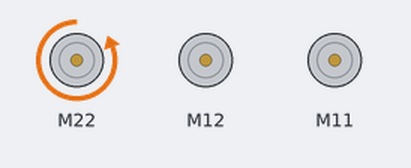
The sketch below on a simulated Arduino Uno, built with avr-gcc and run on an emulated ATmega328P. Parts: 3 × DC motor (green arrow = forward, orange = backward, longer = faster). What the sketch prints to the serial monitor is not drawn.

Above: at 0.1 s.
At 1.7 s:
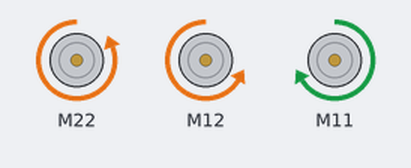
At 3.2 s:
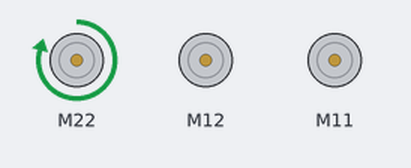
At 4.2 s:
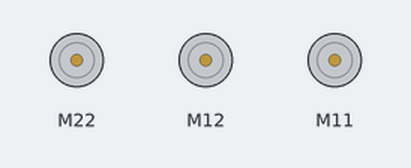
Timing chart, 0 to 9.6 s (numbered marks = the images above):
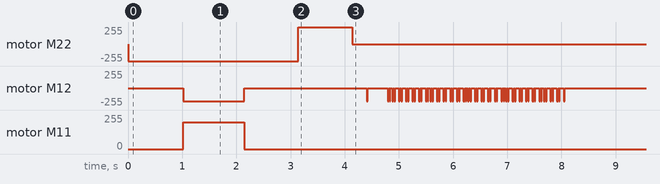

The sketch:

LineFollower.ino
```cpp
#include <MeMegaPi.h>
#include <Thread.h>

MeEncoderOnBoard rightMotor(SLOT1);
MeEncoderOnBoard leftMotor(SLOT2);
MeLineFollower lineSensor(PORT_6);
MeMegaPiDCMotor crane(PORT3B);
MeMegaPiDCMotor claw(PORT4B);

int startTime = 0;

bool shouldMove = false;
bool followLine = false;
bool runCorrections = true;

void isr_process_encoder1(void)
{
  if(digitalRead(rightMotor.getPortB()) == 0)
  {
    rightMotor.pulsePosMinus();
  }
  else
  {
    rightMotor.pulsePosPlus();;
  }
}

void isr_process_encoder2(void)
{
  if(digitalRead(leftMotor.getPortB()) == 0)
  {
    leftMotor.pulsePosMinus();
  }
  else
  {
    leftMotor.pulsePosPlus();
  }
}

void setup()
{
  attachInterrupt(rightMotor.getIntNum(), isr_process_encoder1, RISING);
  attachInterrupt(leftMotor.getIntNum(), isr_process_encoder2, RISING);
  Serial.begin(115200);

  //Set PWM 8KHz
  TCCR1A = _BV(WGM10);
  TCCR1B = _BV(CS11) | _BV(WGM12);

  TCCR2A = _BV(WGM21) | _BV(WGM20);
  TCCR2B = _BV(CS21);

  rightMotor.setPulse(9);
  leftMotor.setPulse(9);
  rightMotor.setRatio(39.267);
  leftMotor.setRatio(39.267);
  rightMotor.setPosPid(1.8,0,1.2);
  leftMotor.setPosPid(1.8,0,1.2);
  rightMotor.setSpeedPid(0.18,0,0);
  leftMotor.setSpeedPid(0.18,0,0);

  startTime = millis();

  //fwd 9.5 - 10
  claw.run(-255);
  delay(1000);
  moveForward(14);
  delay(1000);
  claw.run(250);
  delay(1000);
  claw.run(0);
  delay(10);
  runCorrections = false;
  while(!(lineSensor.readSensors() == S1_IN_S2_IN)) {
    rightMotor.setMotorPwm(200);
    leftMotor.setMotorPwm(200);
  }
  rightMotor.setMotorPwm(0);
  leftMotor.setMotorPwm(0);
  delay(250);
  //moveForward(9.5);
  followLine = true;
  shouldMove = true;
  runCorrections = true;
  //traverse the line
  /*delay(10);
  claw.run(-250);
  delay(10);
  claw.run(0);
  delay(10);*/
  reset();
}

void loop()
{
  if(!shouldMove) { return; }
  updateOdom();
  updateFollower();
  updateHeading();
  updateMotorSpeeds();

  rightMotor.loop();
  leftMotor.loop();
}

float wheelDiameter = 2.5;
float wheelBase = 6.5;
float pi = 3.141592653589798;
float turnSpeed = 10.0; //multiplier for turning speed modifications
int driveSpeed = 200;
int realDriveSpeed = 200;
float realTurnSpeed = 6.0;

float leftDistance = 0;
float rightDistance = 0;
float headingRad = 0;
float heading = 0;
float generalDesiredHeading = 0; //the general direction the robot goes disregarding oscillations
float desiredHeading = 0; //the heading that the robot will always be trying to point to

int lmotorSpeed = 0;
int rmotorSpeed = 0;

int lmotorTurnSpeed = 0;
int rmotorTurnSpeed = 0;

float prevHeading = 0;
float prevLeftDistance = 0;
float prevRightDistance = 0;

int whiteTimer = 1000000000;

void reset() {
  prevHeading = heading;
  prevLeftDistance = leftDistance;
  prevRightDistance = rightDistance;
  desiredHeading = heading;
  //whiteTimer = millis();
}

float encoderToInches(int degrees) {
  return (degrees / 360.0f) * pi * wheelDiameter; //wheel revolutions * pi * wheel diameter
}

void updateOdom() {
  rightMotor.updateSpeed();
  leftMotor.updateSpeed();
  rightMotor.updateCurPos();
  leftMotor.updateCurPos();
  leftDistance = -encoderToInches(leftMotor.getCurPos()) - prevLeftDistance;
  rightDistance = encoderToInches(rightMotor.getCurPos()) - prevRightDistance;

  headingRad = (leftDistance - rightDistance) / wheelBase;
  heading = prevHeading - headingRad * (180.0f / pi);
}

void moveForward(float inches) { //SYNC NOT ASYNC!!!
  shouldMove = true;
  updateOdom();
  float prevLeftDistance = leftDistance;
  float prevRightDistance = rightDistance;
  Serial.print("distance: ");
  Serial.println(abs(leftDistance - prevLeftDistance));
  while(abs(leftDistance - prevLeftDistance) < inches && abs(rightDistance - prevRightDistance) < inches) {
    shouldMove = true;
    //rmotorTurnSpeed = abs(rightDistance - inches) * turnSpeed * 2;
    //lmotorTurnSpeed = abs(leftDistance - inches) * turnSpeed * 2;

    desiredHeading = heading;
    updateOdom();
    updateHeading();
    updateMotorSpeeds();
  }
  shouldMove = false;
  updateOdom();
  updateHeading();
  updateMotorSpeeds();
}

void rotate(float degrees) { //SYNC NOT ASYNC!!!
  rightMotor.reset(SLOT1);
  leftMotor.reset(SLOT2);
  updateOdom();
  //driveSpeed = 100;
  //turnSpeed = 6.0;
  float prevHeading = heading;
  while(abs(heading - prevHeading) < degrees*1.675) {//while((leftDistance) < encoderToInches(degrees/2) && rightDistance < encoderToInches(degrees/2)) {
    shouldMove = true;
    //rmotorTurnSpeed = abs(rightDistance - inches) * turnSpeed * 2;
    //lmotorTurnSpeed = abs(leftDistance - inches) * turnSpeed * 2;

    desiredHeading = degrees;
    //Serial.println(heading);
    updateOdom();
    updateHeading();
    updateMotorSpeeds();
  }
  shouldMove = false;
  updateOdom();
  updateHeading();
  updateMotorSpeeds();
  //driveSpeed = realDriveSpeed;
  //turnSpeed = realTurnSpeed;
}

enum State {
  RIGHT,
  LEFT
};

State lastState = LEFT;

float lastBestHeading = 0;

bool whiteTrigger = false;
bool whiteTimerTrigger = false;

void updateFollower() {
  float oscillator = sin((millis() - startTime) / 125.0) * 10.0; //goes back and forth from -10 to 10

  //color sensors
  int sensorState = lineSensor.readSensors();

  Serial.println(heading);

  if(sensorState == S1_IN_S2_OUT) { //Sensor 1 reads black
    //generalDesiredHeading = heading - 10;
    desiredHeading = heading + 20;
    lastState = LEFT;
    //whiteTimer = millis();
    whiteTrigger = false;
  }

  if(sensorState == S1_OUT_S2_IN) { //Sensor 2 reads black
    //generalDesiredHeading = heading + 10;
    desiredHeading = heading - 20;
    lastState = RIGHT;
    //whiteTimer = millis();
    whiteTrigger = false;
  }

  if(sensorState == S1_IN_S2_IN) { //Both sensors read black
    //generalDesiredHeading = heading;
    desiredHeading = heading;
    lastBestHeading = heading;
    //whiteTimer = millis();
    whiteTrigger = false;
  }

  if(sensorState == S1_OUT_S2_OUT) {
    if(whiteTrigger == false && followLine) {
      if(abs(startTime - millis()) < 7500) {
        whiteTrigger = false;
        return;
      }
      whiteTrigger = true;
      whiteTimer = millis();
    }
    if(whiteTrigger == true) {
      if(abs(millis() - whiteTimer) > 2000) {
        whiteTimerTrigger = true;
        if(abs(startTime - millis()) < 7500) {
          //whiteTrigger = false;
          return;
        }
        //desiredHeading = lastBestHeading;
        runCorrections = false;
        rightMotor.setMotorPwm(200);
        leftMotor.setMotorPwm(200);
        delay(1375);
        rightMotor.setMotorPwm(0);
        leftMotor.setMotorPwm(0);
        delay(1000);
        claw.run(-255);
        delay(500);
        claw.run(0);
        shouldMove = false;
      }else {
        //whiteTrigger = false;
      }
    }

    if(whiteTimerTrigger == true) {
      delay(1000);
      rightMotor.setMotorPwm(0);
      leftMotor.setMotorPwm(0);
    }
    if(lastState == LEFT) {
      desiredHeading = heading + 20;
    }
    if(lastState == RIGHT) {
      desiredHeading = heading - 20;
    }
    //desiredHeading = heading + 360;
  }

  //desiredHeading = generalDesiredHeading + oscillator;
}

void updateHeading() { //also corrects regular drift supposedly
  lmotorTurnSpeed = 0;
  rmotorTurnSpeed = 0;
  if(desiredHeading - heading > 0) { //must turn left
    lmotorTurnSpeed = -abs(desiredHeading - heading) * turnSpeed;
    if(!followLine) {
      rmotorTurnSpeed = abs(desiredHeading - heading) * turnSpeed;
    }
  }
  if(desiredHeading - heading < 0) { //must turn right
    if(!followLine) {
      lmotorTurnSpeed = abs(desiredHeading - heading) * turnSpeed;
    }
    rmotorTurnSpeed = -abs(desiredHeading - heading) * turnSpeed;
  }
}

void updateMotorSpeeds() {
  if(!shouldMove) {
    leftMotor.setMotorPwm(0);
    rightMotor.setMotorPwm(0);
    return;
  }
  if(!runCorrections) {
    return;
  }
  lmotorSpeed = driveSpeed;
  rmotorSpeed = driveSpeed;
  int lfinalMotorSpeed = lmotorSpeed + lmotorTurnSpeed;
  int rfinalMotorSpeed = rmotorSpeed + rmotorTurnSpeed;

  if(lfinalMotorSpeed > 255) { lfinalMotorSpeed = 255; }
  if(rfinalMotorSpeed > 255) { rfinalMotorSpeed = 255; }
  if(lfinalMotorSpeed < -255) { lfinalMotorSpeed = -255; }
  if(rfinalMotorSpeed < -255) { rfinalMotorSpeed = -255; }

  //Serial.print("rightsine: ");
  //Serial.println(rfinalMotorSpeed);

  leftMotor.setMotorPwm(-lfinalMotorSpeed);
  rightMotor.setMotorPwm(rfinalMotorSpeed);
}
```
